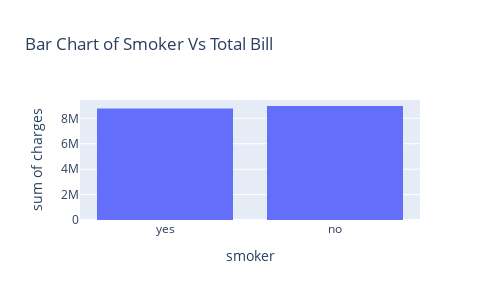

Notebook cell for this chart:
### Code cell
# plotly bar chart

px.histogram(data_frame=insurance_df, x = 'smoker', y = 'charges',
             title= 'Bar Chart of Smoker Vs Total Bill',
             height=300, width=500)

### Figure 1 — Plotly figure (JSON) as saved in the notebook; plotly's stock layout.template omitted (floating-point values rounded to 4 significant figures; data arrays with more than 128 entries replaced by an {"elided": "..."} marker saying what was removed)
{"data": [{"alignmentgroup": "True", "bingroup": "x", "histfunc": "sum", "hovertemplate": "smoker=%{x}<br>sum of charges=%{y}<extra></extra>", "legendgroup": "", "marker": {"color": "#636efa", "pattern": {"shape": ""}}, "name": "", "offsetgroup": "", "orientation": "v", "showlegend": false, "type": "histogram", "x": {"elided": "1338 str values"}, "xaxis": "x", "y": {"elided": "1338 float values"}, "yaxis": "y"}], "layout": {"barmode": "relative", "height": 300, "legend": {"tracegroupgap": 0}, "title": {"text": "Bar Chart of Smoker Vs Total Bill"}, "width": 500, "xaxis": {"anchor": "y", "domain": [0, 1], "title": {"text": "smoker"}}, "yaxis": {"anchor": "x", "domain": [0, 1], "title": {"text": "sum of charges"}}}}
